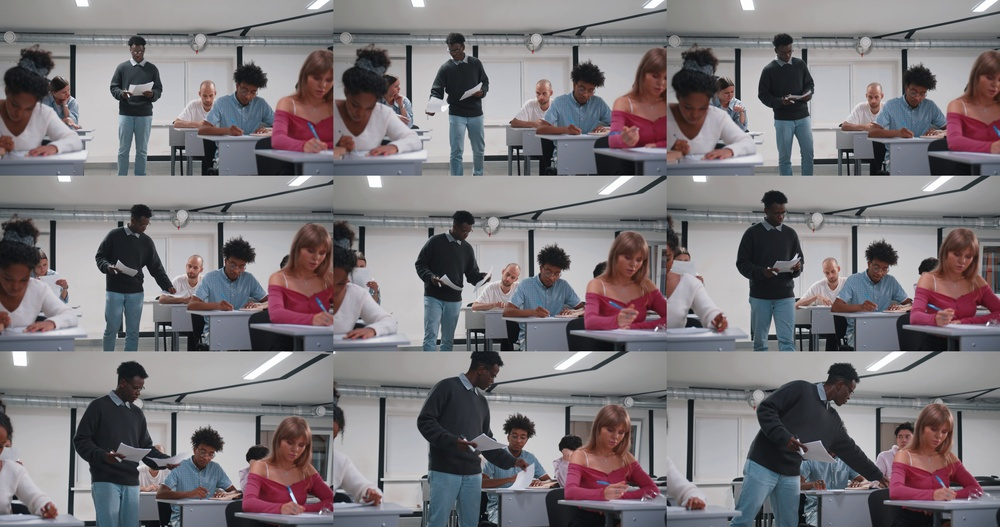
#> input picture Friday 08:30 - 10:30/E22CSEU0921_CV_ LABS/collage.jpg, 1000 x 527 px, shrunk from 6144 x 3240 before the run, found by its file name
$ jupyter execute --allow-errors E22CSEU0912_ComputerV_Lab_6.ipynb   (shell and % lines are left out)
#> lines starting #> are read from the running program, lines starting #| are printed output that depends on the picture; after the words box and inside, x2 and y2 are one past the last pixel; in counts of white or black regions, pixels touching at a corner belong together
Prajakta Patil : E22CSEU0912

[cell 1]
import cv2
import numpy as np
import matplotlib.pyplot as plt
import torch
from tensorflow import keras
from tensorflow.keras import layers
from ultralytics import YOLO
from torchvision import transforms, models
from sklearn.metrics import classification_report
from PIL import Image

[cell 2]
import cv2
import numpy as np
import matplotlib.pyplot as plt

# Upload an image in Google Colab
from google.colab import files
uploaded = files.upload()
#> the answer given: collage.jpg

# Load the image
filename = list(uploaded.keys())[0]
image = cv2.imread(filename)
#> image is the input picture: shape (527, 1000, 3); mean B, G, R 123, 119.2, 124.4
gray = cv2.cvtColor(image, cv2.COLOR_BGR2GRAY)
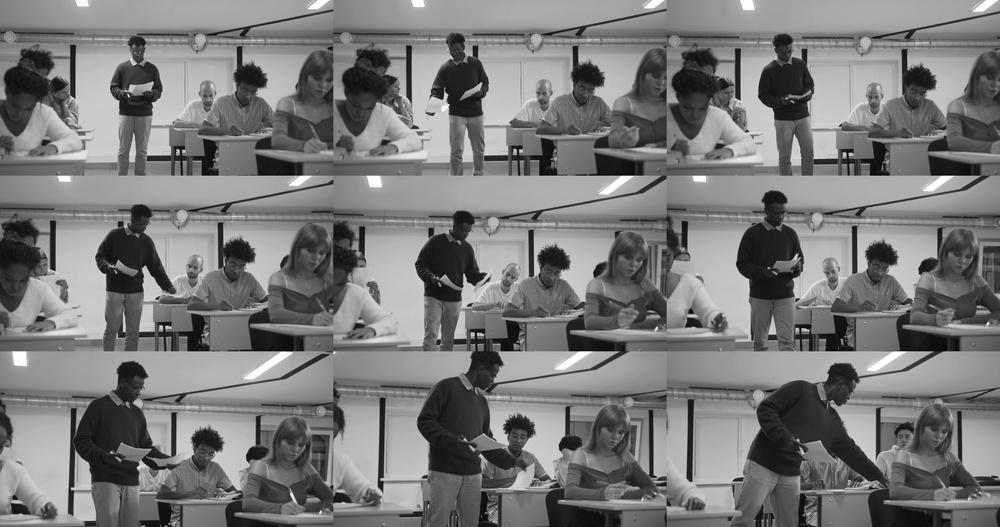
#> gray: shape (527, 1000); min 0, max 255, mean 121.2

# Edge-based segmentation using Canny edge detector
edges = cv2.Canny(gray, 50, 150)
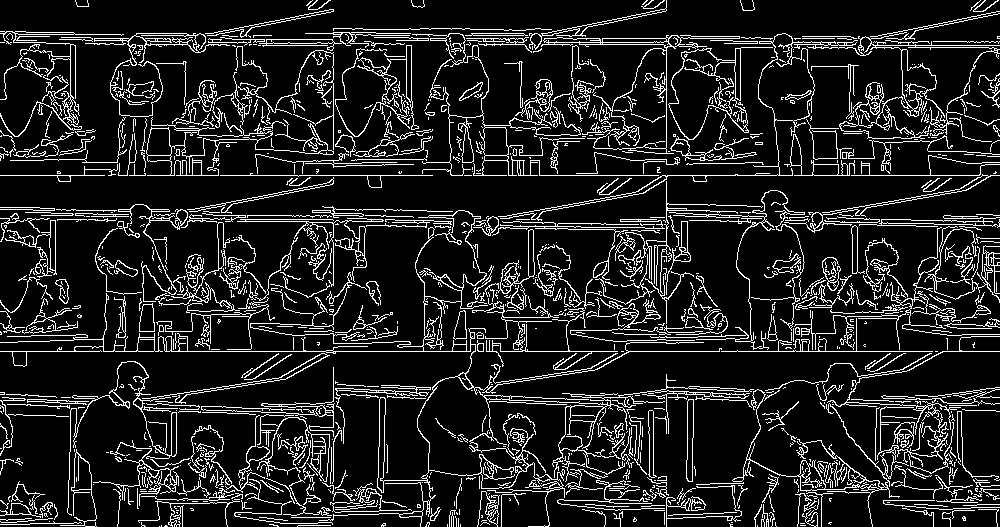
#> edges: shape (527, 1000); 12.9% white in thin lines or dots

# Display the edges
plt.figure(figsize=(10, 5))
plt.subplot(1, 2, 1)
plt.imshow(edges, cmap='gray')
plt.title("Edge-based Segmentation (Canny)")
plt.axis("off")

# Region-based segmentation using thresholding
_, thresh = cv2.threshold(gray, 127, 255, cv2.THRESH_BINARY)
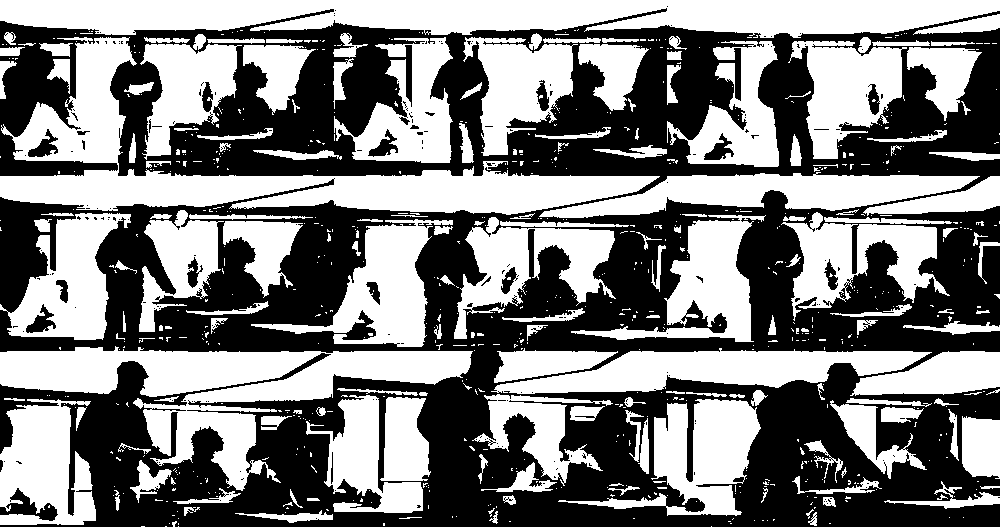
#> thresh: shape (527, 1000); 49.8% white; 781 white regions (609 under 20 px), largest, box (x1, y1, x2, y2) and area: (0, 0, 1000, 38) 28909, (0, 37, 660, 215) 28290, (0, 346, 473, 491) 23097

plt.subplot(1, 2, 2)
plt.imshow(thresh, cmap='gray')
plt.title("Region-based Segmentation (Thresholding)")
plt.axis("off")
plt.show()
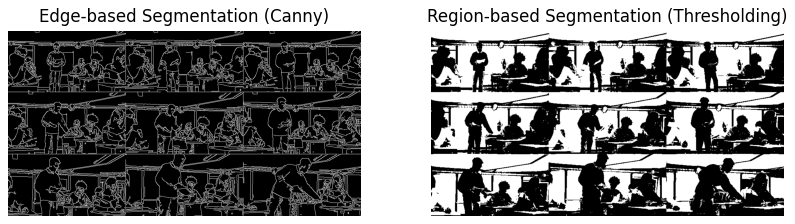
#> figure drawn by matplotlib, 2 panels

# Hough Transform for line detection
lines = cv2.HoughLinesP(edges, 1, np.pi/180, 68, minLineLength=15, maxLineGap=250)
#> lines = 356 rows, first 6: [0, 175, 999, 175], [0, 351, 999, 351], [4, 38, 999, 38], [0, 42, 998, 42], [7, 221, 999, 221], [10, 44, 931, 44]

# Draw detected lines on the image
line_img = image.copy()
if lines is not None:
    for line in lines:
        x1, y1, x2, y2 = line[0]
        cv2.line(line_img, (x1, y1), (x2, y2), (0, 255, 0), 2)
#> this loop made 356 passes
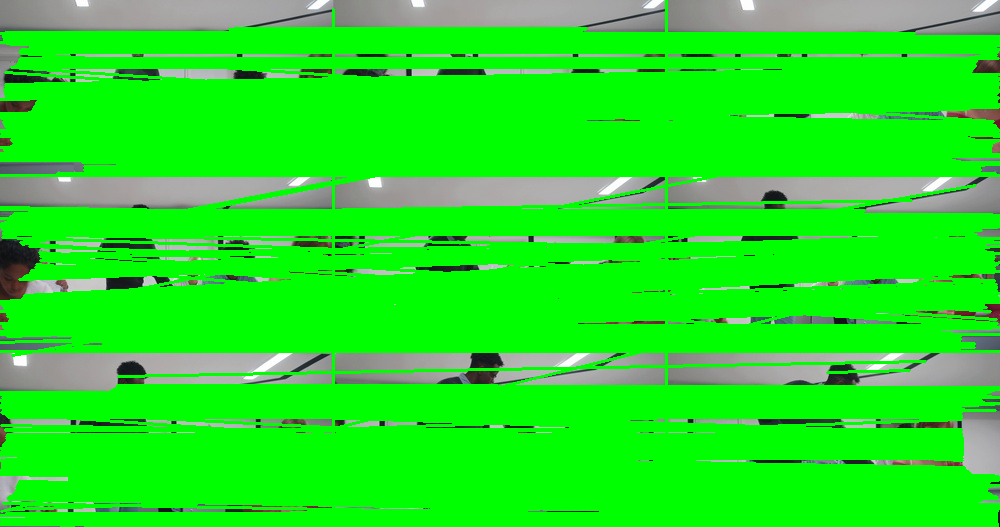
#> line_img: shape (527, 1000, 3); mean B, G, R 34, 228.2, 34.4

# Hough Transform for circle detection
circles = cv2.HoughCircles(gray, cv2.HOUGH_GRADIENT, 1, 20, param1=50, param2=30, minRadius=5, maxRadius=100)
#> circles = 731 rows, first 8: [865.5, 381.5, 99.4], [236.5, 385.5, 97.2], [233.5, 201.5, 99.4], [377.5, 248.5, 99.4], [422.5, 319.5, 99.4], [571.5, 325.5, 99.4], [716.5, 124.5, 92.8], [738.5, 251.5, 99.4]

# Draw detected circles
circle_img = image.copy()
if circles is not None:
    circles = np.uint16(np.around(circles))
#> circles = 731 rows, first 8: [866, 382, 99], [236, 386, 97], [234, 202, 99], [378, 248, 99], [422, 320, 99], [572, 326, 99], [716, 124, 93], [738, 252, 99]
    for i in circles[0, :]:
        cv2.circle(circle_img, (i[0], i[1]), i[2], (255, 0, 0), 2)
        cv2.circle(circle_img, (i[0], i[1]), 2, (0, 0, 255), 3)  # Center of the circle
#> this loop made 731 passes
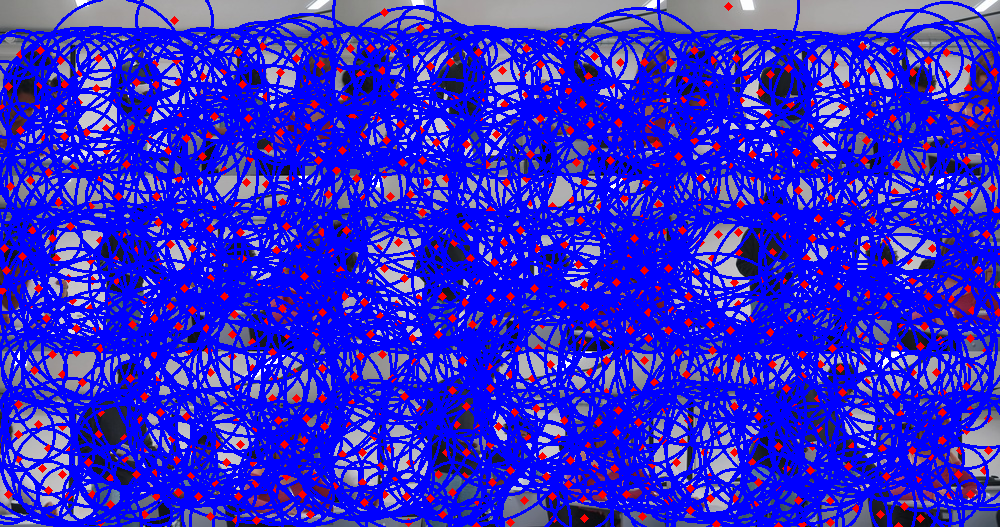
#> circle_img: shape (527, 1000, 3); mean B, G, R 207.1, 39, 50.3

# Display the results
plt.figure(figsize=(10, 5))
plt.subplot(1, 2, 1)
plt.imshow(cv2.cvtColor(line_img, cv2.COLOR_BGR2RGB))
plt.title("Hough Transform - Line Detection")
plt.axis("off")

plt.subplot(1, 2, 2)
plt.imshow(cv2.cvtColor(circle_img, cv2.COLOR_BGR2RGB))
plt.title("Hough Transform - Circle Detection")
plt.axis("off")
plt.show()
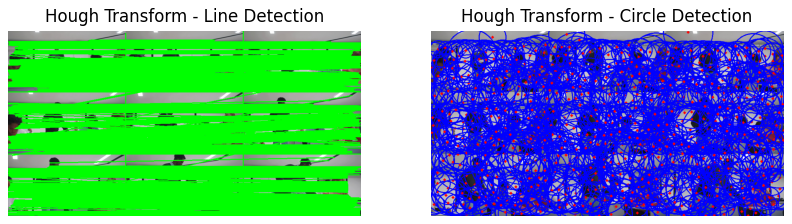
#> figure drawn by matplotlib, 2 panels

[cell 3]
uploaded = files.upload()
#> the answer given: collage.jpg
